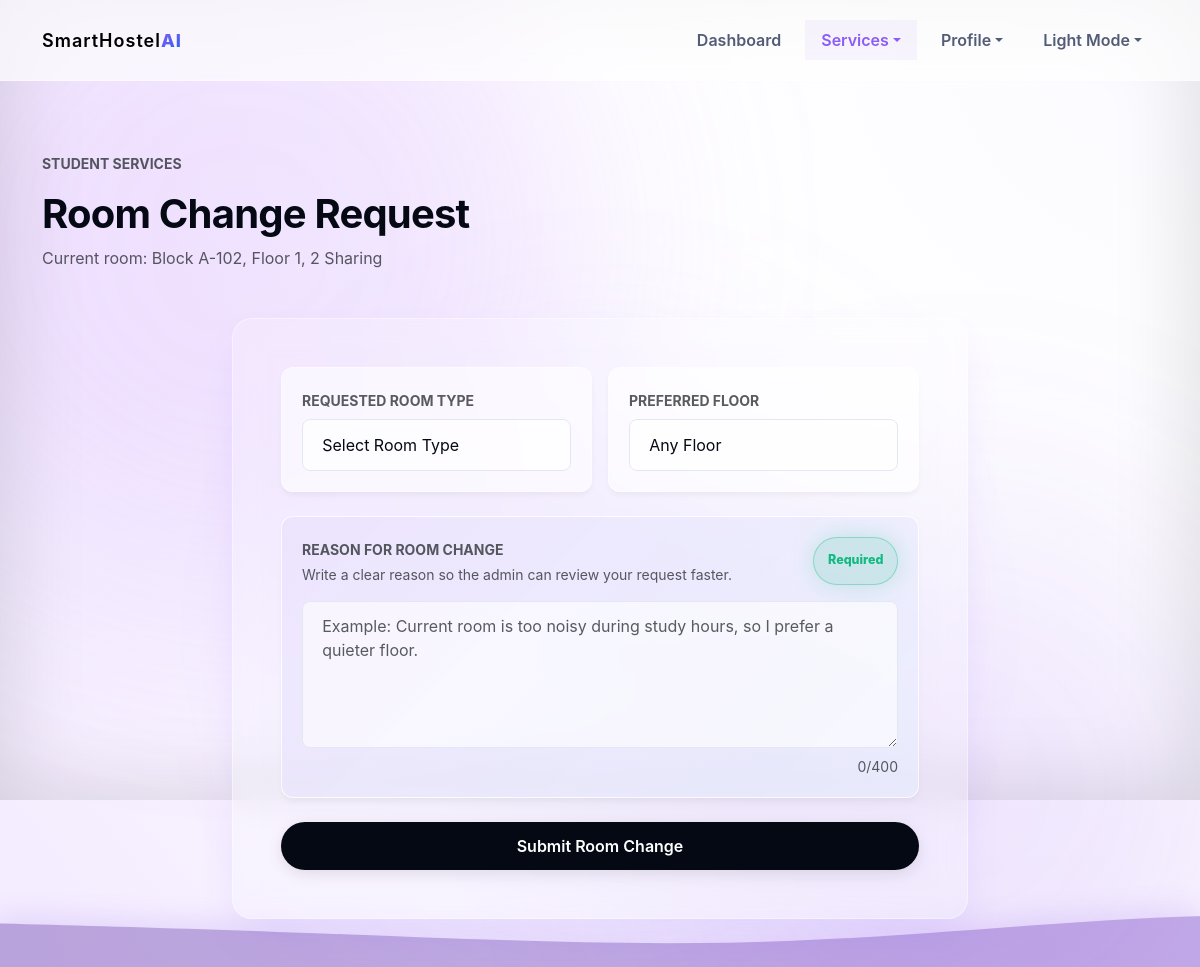
The app's page /room_change (signed in) with its own data.
### tables this page shows
CREATE TABLE rooms (
                id INTEGER PRIMARY KEY AUTOINCREMENT,
                block TEXT NOT NULL,
                floor INTEGER NOT NULL,
                room_number INTEGER NOT NULL,
                type TEXT NOT NULL,
                capacity INTEGER NOT NULL,
                occupied INTEGER DEFAULT 0,
                status TEXT NOT NULL
            );

### app.py (the view)
@app.route("/room_change", methods=["GET"])
@login_required("student")
def room_change_page():
    with get_db() as db:
        allocation = db.execute("""
            SELECT a.*, r.block, r.floor, r.room_number, r.type
            FROM allocations a
            JOIN rooms r ON a.room_id = r.id
            WHERE a.student_email = ?
        """, (session["user_email"],)).fetchone()
    return render_template("room_change.html", allocation=allocation)

### app.py (called while the page is built)
@app.context_processor
def inject_asset_version():
    return {"asset_version": os.getenv("RENDER_GIT_COMMIT", datetime.now().strftime("%Y%m%d%H%M"))}

@app.after_request
def add_no_cache_headers(response):
    if request.endpoint == "static":
        response.headers["Cache-Control"] = "no-store, no-cache, must-revalidate, max-age=0"
    return response

def get_db():
    db = sqlite3.connect(DATABASE, detect_types=sqlite3.PARSE_DECLTYPES)
    db.row_factory = sqlite3.Row
    return db

def login_required(role=None):
    def decorator(view):
        @wraps(view)
        def wrapped_view(*args, **kwargs):
            if "user_email" not in session:
                flash("Please login to continue.", "warning")
                return redirect(url_for("login"))
            if role and session.get("role") != role:
                flash("You do not have permission to access that page.", "danger")
                return redirect(url_for("dashboard"))
            return view(*args, **kwargs)
        return wrapped_view
    return decorator

### templates/room_change.html (shortened to what this page needs)
{% extends "base.html" %}
{% block content %}
<section class="dashboard py-5">
  <div class="container">
    <div class="d-flex flex-wrap justify-content-between align-items-end gap-3 mb-5 reveal">
      <div>
        <p class="text-muted fw-bold text-uppercase small tracking-wide">Student Services</p>
        <h1 class="h1 fw-bold">{{ 'Room Change Request' if allocation else 'Room Allocation Request' }}</h1>
        {% if allocation %}
          <p class="text-muted mb-0">Current room: Block {{ allocation.block }}-{{ allocation.room_number }}, Floor {{ allocation.floor }}, {{ allocation.type }}</p>
        {% endif %}
      </div>
    </div>
    <div class="row justify-content-center">
      <div class="col-lg-8 reveal" id="form-container">
        <div class="glass-panel p-5">
          <form id="room-change-form" data-has-allocation="{{ 'true' if allocation else 'false' }}">
            <div class="request-grid">
              <div class="request-field-card">
                <label class="form-label text-muted fw-bold small">REQUESTED ROOM TYPE</label>
                <select class="form-select" id="room_type" required>
                  <option value="">Select Room Type</option>
                </select>
              </div>
              <div class="request-field-card">
                <label class="form-label text-muted fw-bold small">PREFERRED FLOOR</label>
                <select class="form-select" id="floor">
                  <option value="">Any Floor</option>
                </select>
              </div>
            </div>
            <div class="reason-card mt-4 {% if not allocation %}d-none{% endif %}" id="reason-group">
              <div class="d-flex flex-wrap justify-content-between gap-2 mb-3">
                <div>
                  <label class="form-label text-muted fw-bold small mb-1">REASON FOR ROOM CHANGE</label>
                  <p class="text-muted mb-0 small">Write a clear reason so the admin can review your request faster.</p>
                </div>
                <span class="status-pill-glow reason-required">Required</span>
              </div>
              <textarea class="form-control" id="reason" rows="5" maxlength="400" placeholder="Example: Current room is too noisy during study hours, so I prefer a quieter floor." {% if allocation %}required{% endif %}></textarea>
              <div class="d-flex justify-content-end mt-2">
                <small class="text-muted"><span id="reason-count">0</span>/400</small>
              </div>
            </div>
            <button class="btn btn-premium btn-premium-primary w-100 mt-4" type="submit" id="submit-btn">
              {{ 'Submit Room Change' if allocation else 'Submit Allocation Request' }}
            </button>
          </form>
        </div>
      </div>
    </div>
  </div>
</section>
{% endblock %}

### static/css/style.css (style rules this page uses)
:root { --bg: #ffffff; --surface: rgba(255, 255, 255, 0.2); --text: #050914; --text-light: #525c76; --primary: #8b5cf6; --primary-light: #a78bfa; --secondary: #2563eb; --primary-gradient: linear-gradient(135deg, #8b5cf6, #c084fc); --success: #10b981; --success-bg: rgba(16, 185, 129, 0.15); --danger: #ef4444; --danger-bg: rgba(239, 68, 68, 0.15); --warning: #f59e0b; --warning-bg: rgba(245, 158, 11, 0.15); --border: rgba(255, 255, 255, 0.4); --border-solid: #e2e8f0; --shadow-sm: 0 4px 6px -1px rgba(0, 0, 0, 0.05); --shadow-md: 0 10px 20px -3px rgba(0, 0, 0, 0.05); --shadow-lg: 0 20px 40px -10px rgba(139, 92, 246, 0.15); --radius-md: 12px; --radius-lg: 20px; --body-bg: radial-gradient(circle at top right, #fbfaff, #ffffff 40%, #f3ebff 100%); --navbar-bg: rgba(255, 255, 255, 0.7); --glass-bg: rgba(255, 255, 255, 0.2); --glass-panel-bg: rgba(255, 255, 255, 0.6); --glass-dropdown-bg: rgba(255, 255, 255, 0.9); --table-hover: rgba(255, 255, 255, 0.6); --table-bg: rgba(255, 255, 255, 0.4); }
* { box-sizing: border-box; }
html { scroll-behavior: smooth; }
body { margin: 0; min-height: 100vh; color: var(--text); background-color: var(--bg); font-family: "Inter", "Outfit", -apple-system, BlinkMacSystemFont, sans-serif; overflow-x: hidden; position: relative; background: var(--body-bg); background-attachment: fixed; transition: background 0.3s ease, color 0.3s ease; }
h1, h2, h3, h4, h5, h6 { color: var(--text); font-weight: 700; letter-spacing: -0.02em; }
.glass-panel { background: var(--surface); backdrop-filter: blur(15px); -webkit-backdrop-filter: blur(15px); border: 1px solid var(--border); border-radius: var(--radius-lg); box-shadow: var(--shadow-lg); transition: transform 0.3s ease, box-shadow 0.3s ease; will-change: transform, box-shadow; }
.status-pill-glow { display: inline-flex; align-items: center; justify-content: center; padding: 0.8rem 1.4rem; border-radius: 999px; color: var(--success); background: var(--success-bg); border: 1px solid rgba(16, 185, 129, 0.35); box-shadow: 0 0 24px rgba(16, 185, 129, 0.22); font-weight: 800; }
.btn-premium { display: flex; align-items: center; justify-content: center; gap: 16px; padding: 12px 26px; border-radius: 999px; font-weight: 600; font-size: 16px; transition: all 0.3s ease; border: none; position: relative; overflow: hidden; }
.btn-premium-primary { background: var(--text); color: white; box-shadow: 0 4px 15px rgba(0, 0, 0, 0.1); }
.form-control, .form-select { padding: 0.8rem 1.2rem; border-radius: 0.5rem; border: 1px solid var(--border-solid); background: var(--glass-panel-bg); color: var(--text); transition: all 0.3s ease; font-size: 1rem; }
.request-grid { display: grid; grid-template-columns: repeat(2, minmax(0, 1fr)); gap: 1rem; }
.request-field-card, .reason-card { background: var(--glass-panel-bg); border: 1px solid var(--border); border-radius: var(--radius-md); padding: 1.25rem; box-shadow: var(--shadow-sm); }
.reason-card { position: relative; overflow: hidden; }
.reason-card::before { content: ""; position: absolute; inset: 0; background: linear-gradient(135deg, rgba(139, 92, 246, 0.12), rgba(37, 99, 235, 0.07)); pointer-events: none; }
.reason-card > * { position: relative; }
.reason-required { padding: 0.45rem 0.85rem; font-size: 0.78rem; }
.reveal { visibility: visible; }

### records on screen
rooms: block "A", room_number "102", floor "1", type "2 Sharing"

### other values on screen
{{ 'Room Change Request' if allocation else 'Room Allocation Request' }} "Room Change Request"
{{ 'Submit Room Change' if allocation else 'Submit Allocation Request' }} "Submit Room Change"
